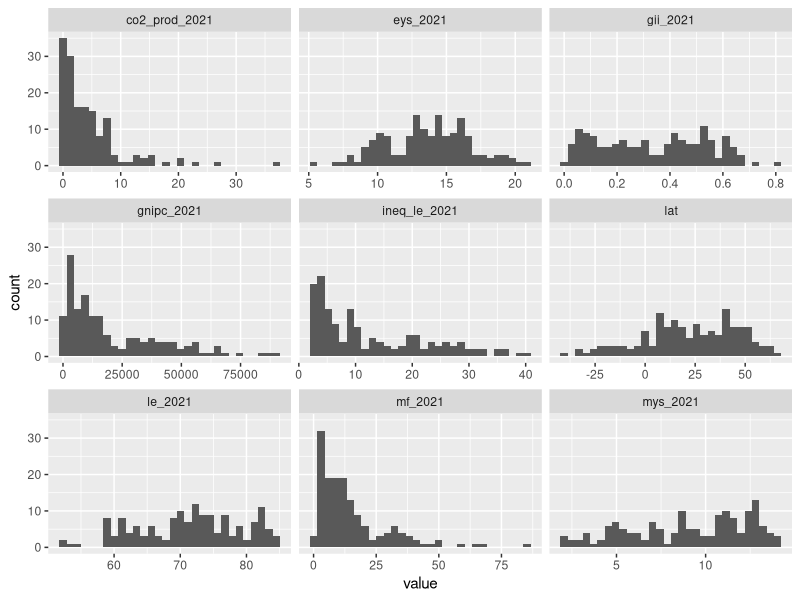
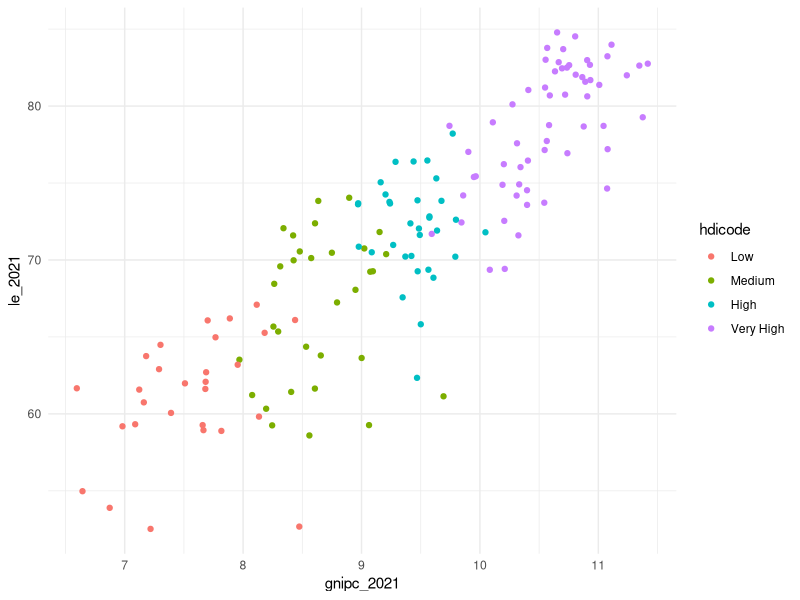
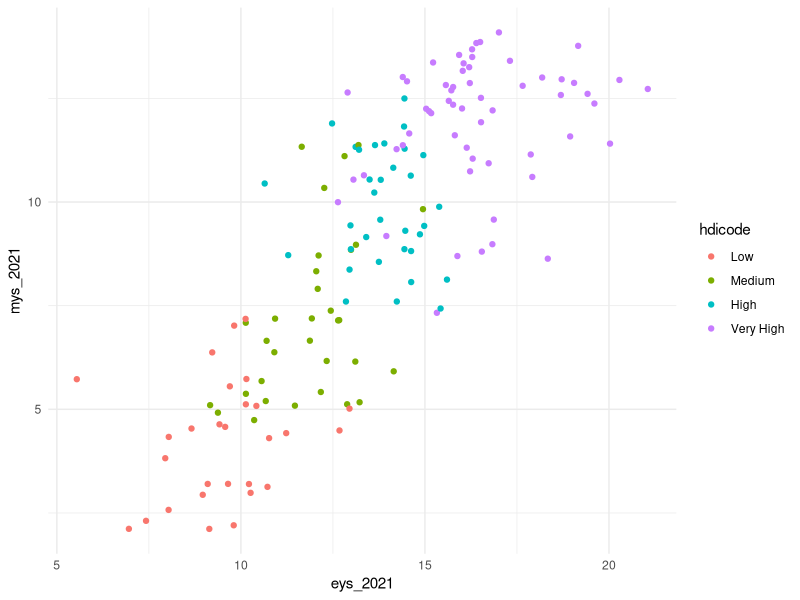
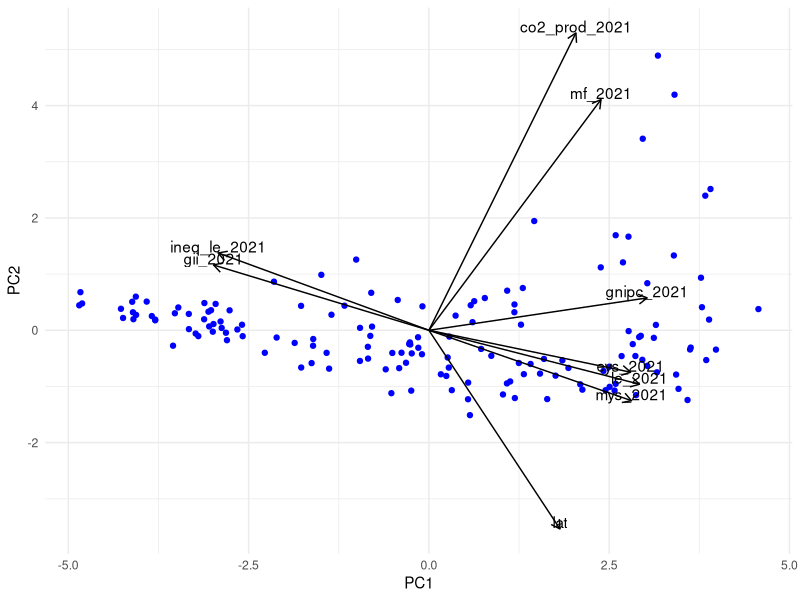
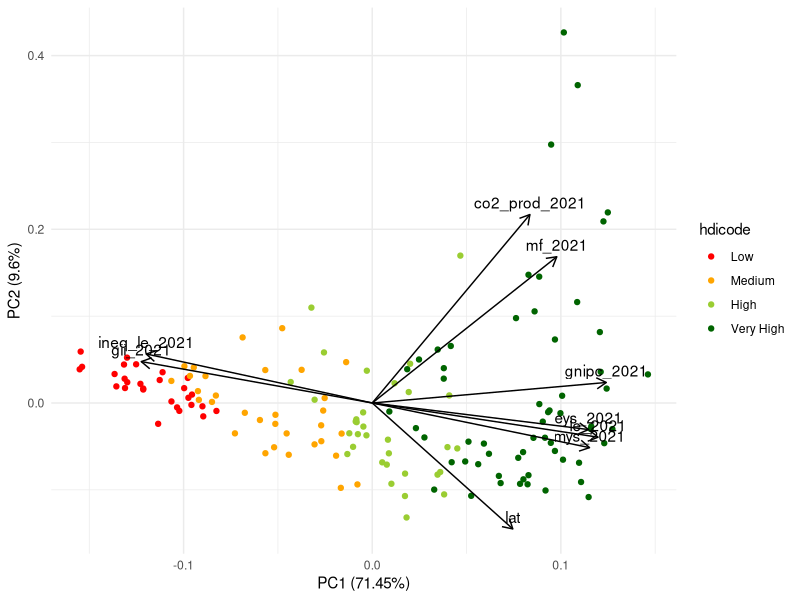
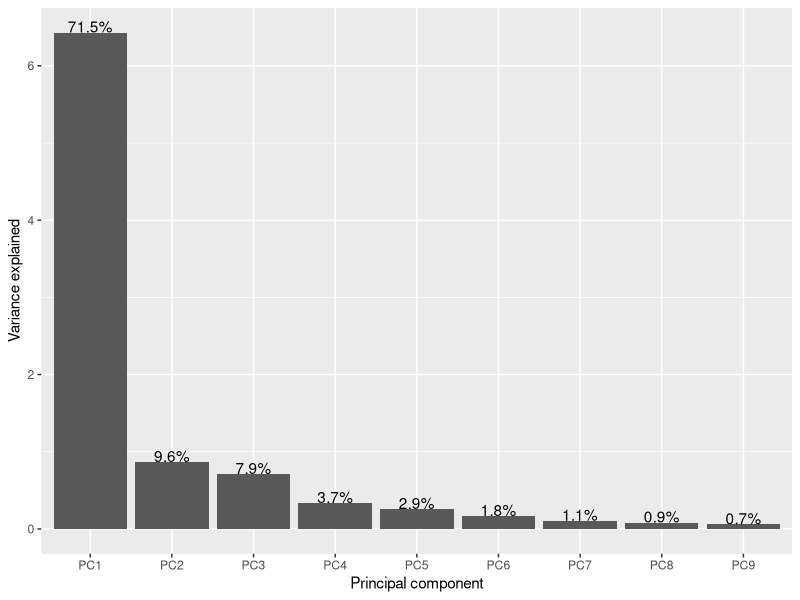
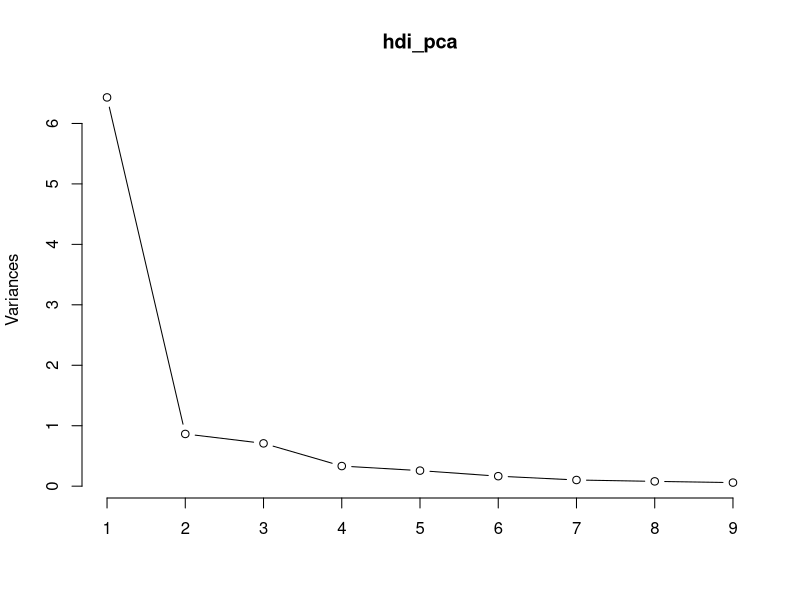
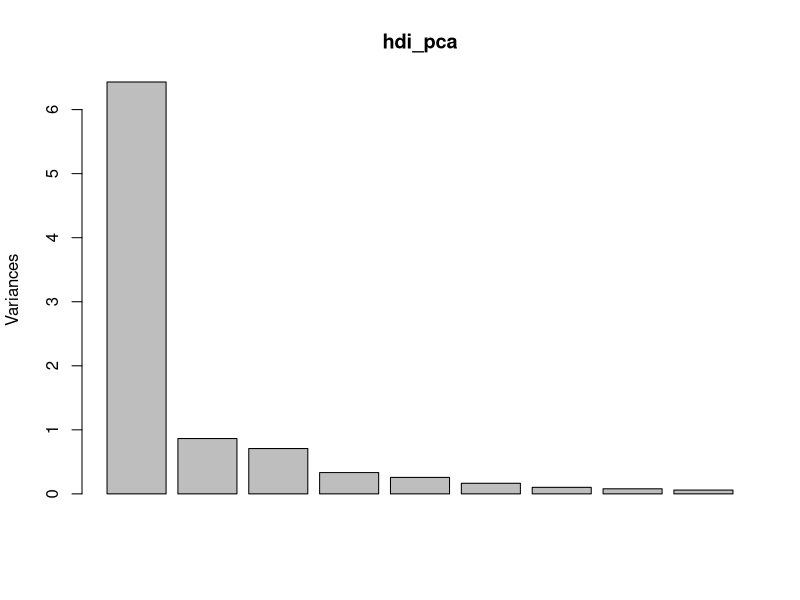

Here is the R script that generated these plots, in order:
## ---- chunk 1

library(tidyverse)
library(here)

library(ggfortify) # For PCA biplot

## ---- chunk 2
hdi_data_raw <- read_csv(here('data/hdi_clean.csv')) 

# glimpse(hdi_data_raw)
# summary(hdi_data_raw)

hdi_data_long <- hdi_data_raw %>%
  pivot_longer(names_to = 'name', values_to = 'value', where(is.numeric))

ggplot(hdi_data_long, aes(x = value)) +
  geom_histogram() +
  facet_wrap(~ name, scales = 'free_x')
## ---- chunk 3
hdi_data <- hdi_data_raw %>%
  drop_na() %>%
  mutate(hdicode = factor(hdicode, levels = c('Low', 'Medium', 'High', 'Very High'))) %>%
  ### why are we log transforming?  PCA does not require normality.  
  ### But see HDI description - they use log gnipc for their scoring.
  mutate(gnipc_2021 = log(gnipc_2021))

hdi_pca <- hdi_data %>% 
  select(where(is.numeric)) %>%
  # select(-iso3, -country, -hdicode)) %>%
  # select(ends_with('2021'), lat) %>%
  prcomp(scale = TRUE)
## ---- chunk 4
# See the loadings (weighting for each principal component)
hdi_pca$rotation
## ---- chunk 5
ggplot() +
  geom_point(data = hdi_data, aes(x = gnipc_2021, y = le_2021, color = hdicode)) +
  theme_minimal()
ggplot() +
  geom_point(data = hdi_data, aes(x = eys_2021, y = mys_2021, color = hdicode)) +
  theme_minimal()
## ---- chunk 6
# loadings_df <- data.frame(hdi_pca$rotation) %>%
loadings_df <- data.frame(hdi_pca$rotation * 8) %>% ### 8x multiplier is arbitrary, to extend the length of the arrows
  mutate(axis = row.names(.))

new_pts_df <- data.frame(hdi_pca$x)

ggplot() +
  geom_point(data = new_pts_df, aes(x = PC1, y = PC2), 
             color = 'blue') +
  geom_segment(data = loadings_df,
               x = 0, y = 0, aes(xend = PC1, yend = PC2, group = axis),
               arrow = arrow(length = unit(.25, 'cm'))) +
  geom_text(data = loadings_df,
            aes(x = PC1, y = PC2, label = axis), vjust = 0, nudge_y = .01) +
  theme_minimal()
## ---- chunk 7
autoplot(hdi_pca,
     	data = hdi_data,
     	loadings = TRUE,
     	colour = 'hdicode',
     	loadings.label = TRUE,
     	loadings.colour = "black",
     	loadings.label.colour = "black",
     	loadings.label.vjust = -0.5
     	) +
  scale_color_manual(values = c('red', 'orange', 'yellowgreen', 'darkgreen')) +
  theme_minimal()

# It's not perfect, but it's enough for now...
## ---- chunk 8
sd_vec <- hdi_pca$sdev
var_vec <- sd_vec^2 ### standard deviation is sqrt of variance!
pc_names <- colnames(hdi_pca$rotation)

pct_expl_df <- data.frame(v = var_vec,
                          pct_v = var_vec / sum(var_vec),
                          pc = pc_names) %>%
  mutate(pct_lbl = paste0(round(pct_v*100, 1), '%'))

ggplot(pct_expl_df, aes(x = pc, y = v)) +
  geom_col() +
  geom_text(aes(label = pct_lbl), vjust = 0, nudge_y = .002) +
  labs(x = 'Principal component', y = 'Variance explained')
## ---- chunk 9
# Variance explained by each PC
screeplot(hdi_pca, type = "lines")
screeplot(hdi_pca, type = "barplot")
